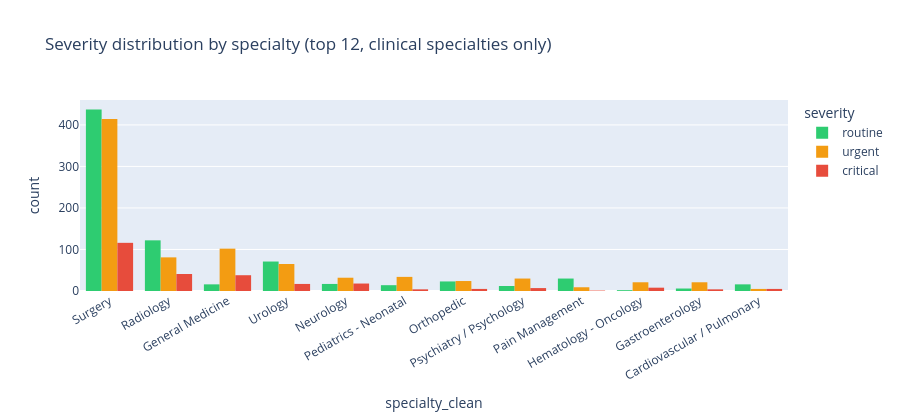

The cell this chart's notebook holds for it:
### Markdown cell above
## 5. Severity by Specialty

### Code cell
# Exclude document-type / administrative categories that are not genuine
# clinical specialties (MTSamples mixes these into the same
# specialty field, e.g. Soap / Chart / Progress Notes can come from
# any clinical domain, so comparing severity across them mixes
# note-type with clinical-domain rather than comparing specialties).
_NON_SPECIALTY_CATEGORIES = {
    'Soap / Chart / Progress Notes',
    'Consult - History And Phy.',
    'Office Notes',
    'Discharge Summary',
    'Letters',
    'Ime-Qme-Work Comp Etc.',
}
specialty_df = df[~df['specialty_clean'].isin(_NON_SPECIALTY_CATEGORIES)]

# Filter to the actual top 12 by note count -- categoryarray alone only
# controls display ORDER, it does not exclude unlisted categories, so
# without this filter every remaining specialty still gets plotted.
top12 = specialty_df['specialty_clean'].value_counts().head(12).index.tolist()
specialty_df_top12 = specialty_df[specialty_df['specialty_clean'].isin(top12)]

fig = px.histogram(
    specialty_df_top12,
    x         = 'specialty_clean',
    color     = 'severity',
    barmode   = 'group',
    title     = 'Severity distribution by specialty (top 12, clinical specialties only)',
    category_orders = {
        'specialty_clean': top12,
        'severity': ['routine', 'urgent', 'critical'],
    },
    color_discrete_map = {
        'routine':  '#2ecc71',
        'urgent':   '#f39c12',
        'critical': '#e74c3c',
    },
    height = 420,
)
fig.update_layout(xaxis = dict(tickangle=-30))
fig.show()

### Figure 1 — Plotly figure (JSON) as saved in the notebook; plotly's stock layout.template omitted (floating-point values rounded to 4 significant figures; data arrays with more than 128 entries replaced by an {"elided": "..."} marker saying what was removed)
{"data": [{"alignmentgroup": "True", "bingroup": "x", "hovertemplate": "severity=routine<br>specialty_clean=%{x}<br>count=%{y}<extra></extra>", "legendgroup": "routine", "marker": {"color": "#2ecc71", "pattern": {"shape": ""}}, "name": "routine", "offsetgroup": "routine", "orientation": "v", "showlegend": true, "type": "histogram", "x": {"elided": "766 str values"}, "xaxis": "x", "yaxis": "y"}, {"alignmentgroup": "True", "bingroup": "x", "hovertemplate": "severity=urgent<br>specialty_clean=%{x}<br>count=%{y}<extra></extra>", "legendgroup": "urgent", "marker": {"color": "#f39c12", "pattern": {"shape": ""}}, "name": "urgent", "offsetgroup": "urgent", "orientation": "v", "showlegend": true, "type": "histogram", "x": {"elided": "838 str values"}, "xaxis": "x", "yaxis": "y"}, {"alignmentgroup": "True", "bingroup": "x", "hovertemplate": "severity=critical<br>specialty_clean=%{x}<br>count=%{y}<extra></extra>", "legendgroup": "critical", "marker": {"color": "#e74c3c", "pattern": {"shape": ""}}, "name": "critical", "offsetgroup": "critical", "orientation": "v", "showlegend": true, "type": "histogram", "x": {"elided": "264 str values"}, "xaxis": "x", "yaxis": "y"}], "layout": {"barmode": "group", "height": 420, "legend": {"title": {"text": "severity"}, "tracegroupgap": 0}, "title": {"text": "Severity distribution by specialty (top 12, clinical specialties only)"}, "xaxis": {"anchor": "y", "categoryarray": ["Surgery", "Radiology", "General Medicine", "Urology", "Neurology", "Pediatrics - Neonatal", "Orthopedic", "Psychiatry / Psychology", "Pain Management", "Hematology - Oncology", "Gastroenterology", "Cardiovascular / Pulmonary"], "categoryorder": "array", "domain": [0, 1], "tickangle": -30, "title": {"text": "specialty_clean"}}, "yaxis": {"anchor": "x", "domain": [0, 1], "title": {"text": "count"}}}}
